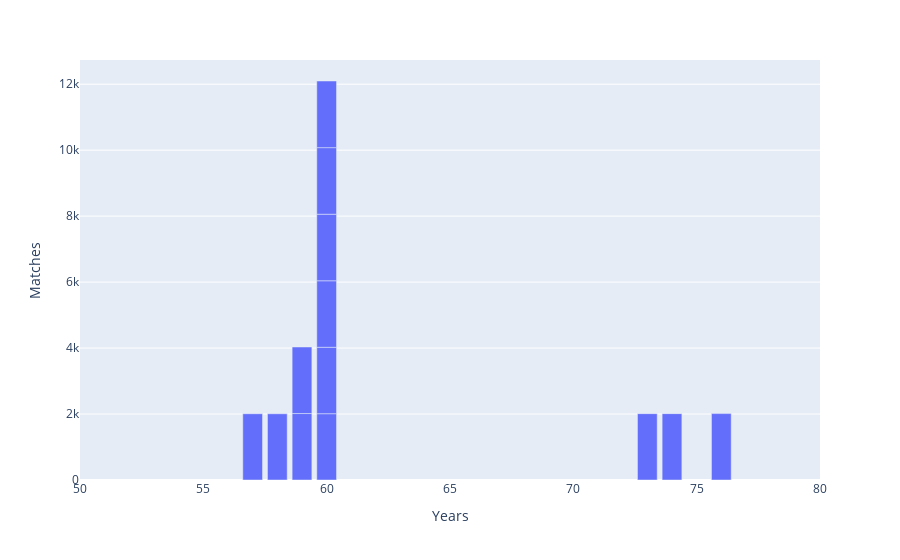

The notebook cell saved with this chart:
### Code cell
temp_df  = df1.season.value_counts().sort_index()
fig = px.bar(x  = temp_df.values , y = temp_df.index, labels=dict(x = 'Years', y = 'Matches'))
fig.update_xaxes(range=[50,80])

### Figure 1 — Plotly figure (JSON) as saved in the notebook; plotly's stock layout.template omitted (floating-point values rounded to 4 significant figures)
{"data": [{"alignmentgroup": "True", "hovertemplate": "Years=%{x}<br>Matches=%{y}<extra></extra>", "legendgroup": "", "marker": {"color": "#636efa", "pattern": {"shape": ""}}, "name": "", "offsetgroup": "", "orientation": "v", "showlegend": false, "textposition": "auto", "type": "bar", "x": [58, 57, 60, 73, 74, 76, 60, 59, 60, 59, 60, 60, 60], "xaxis": "x", "y": [2008, 2009, 2010, 2011, 2012, 2013, 2014, 2015, 2016, 2017, 2018, 2019, 2020], "yaxis": "y"}], "layout": {"barmode": "relative", "legend": {"tracegroupgap": 0}, "margin": {"t": 60}, "xaxis": {"anchor": "y", "domain": [0, 1], "range": [50, 80], "title": {"text": "Years"}}, "yaxis": {"anchor": "x", "domain": [0, 1], "title": {"text": "Matches"}}}}
